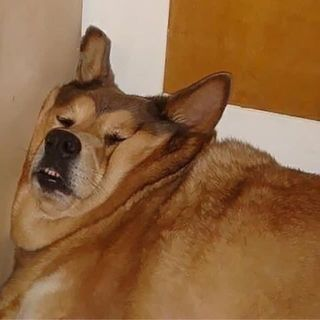
#> input picture Others/khanh3.jpg, 320 x 320 px
$ jupyter execute --allow-errors PCA.ipynb
#> lines starting #> are read from the running program, lines starting #| are printed output that depends on the picture
# Image

[cell 1]
import matplotlib.image as npim
import matplotlib.pyplot as plt
from scipy.linalg import svd
from scipy.linalg import eigh
from sklearn.cluster import KMeans
import numpy as np
from PIL import Image

[cell 2]
plt.style.use('classic')
#> (the rest of this cell did not finish here and is left out)

[cell 3]
def pca_decomposition(imggray, vals):
    imgmat = np.array(list(imggray.getdata(band=0)), float)
    imgmat.shape = (imggray.size[1], imggray.size[0])
    cov_mat = imgmat - np.mean(imgmat )
    eig_val, eig_vec = np.linalg.eigh(np.cov(cov_mat)) # USING "eigh", SO THAT PROPRTIES OF HERMITIAN MATRIX CAN BE USED
    p = np.size(eig_vec, axis =1)
    idx = np.argsort(eig_val)
    idx = idx[::-1]
    eig_vec = eig_vec[:,idx]
    eig_val = eig_val[idx]
    # choose k dim
    if vals >0 and vals<1: # propotion
        sum_eig_val=np.sum(eig_val)
        sum_eig_val=sum_eig_val*vals
        sum_eig_k_dim=0
        k_dim=0
        while sum_eig_k_dim<=sum_eig_val:
            sum_eig_k_dim=np.sum(eig_val[:k_dim])
            k_dim+=1
        eig_vec = eig_vec[:, range(k_dim)]
    elif vals <p and vals >=1: # k component
        eig_vec = eig_vec[:, range(vals)]
    score = np.dot(eig_vec.T, cov_mat)
    recon = np.dot(eig_vec, score) #+ np.mean(imgmat, axis = 1).T # SOME NORMALIZATION CAN BE USED TO MAKE IMAGE QUALITY BETTER
    return recon

#> (a cell that did not finish here is left out)

[cell 5]
from matplotlib.pyplot import imread
#> (the rest of this cell did not finish here and is left out)

[cell 6]
from sklearn.decomposition import PCA
def transform(percentage):
    tswizzle_pca = PCA(n_components=percentage).fit(img)
    transformed = tswizzle_pca.transform(img)
    projected = tswizzle_pca.inverse_transform(transformed)
    return projected
#     plt.imshow(projected, cmap="gray")

[cell 7]
#  usage for pca


fig, [ax1, ax2,ax3,ax4] = plt.subplots(1, 4)
ax1.axis('off')
#> (the rest of this cell did not finish here and is left out)

#> (a cell that did not finish here is left out)

[cell 9]
img = imread("khanh3.jpg")
#> img is the input picture: shape (320, 320, 3); mean R, G, B 142.8, 100.6, 62.5
img = img.astype(np.uint8)
img = img.mean(axis=2)
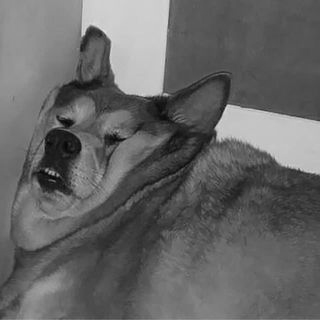
#> img: shape (320, 320) float64; min 3.33, max 230, mean 102

[cell 10]
a=transform(0.98)
#> call 2 of transform, with percentage = 0.98
#> in transform (call 2), `transformed = tswizzle_pca.transform(img)`:
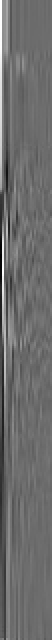
#> transformed: shape (320, 26) float64 (shown 2 times larger); min -652.4, max 877.1, mean 0; drawn with min black and max white
plt.imshow(a,cmap='gray')

[cell 11]
fig, [ax1, ax2] = plt.subplots(1, 2)
###
img = imread("khanh2.jpg")
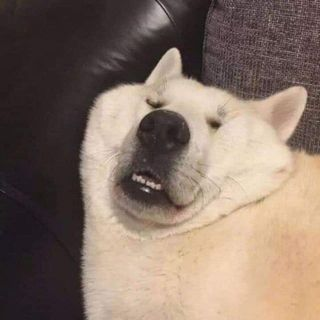
#> input picture Others/khanh2.jpg, 320 x 320 px
#> img is the input picture: shape (320, 320, 3); mean R, G, B 133.6, 114.9, 103.1
img = img.astype(np.uint8)
img = img.mean(axis=2)
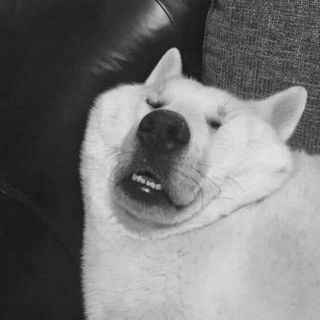
#> img: shape (320, 320) float64; min 16.67, max 231, mean 117.2
Mhat1 = transform(15)
ax1.axis('off')
ax1.imshow(Mhat1, cmap="gray")
####
img = imread("khanh3.jpg")
img = img.astype(np.uint8)
img = img.mean(axis=2)
Mhat2 = transform(15)
#> call 4 of transform, with percentage = 15
#> in transform (call 4), `projected = tswizzle_pca.inverse_transform(transformed)`:
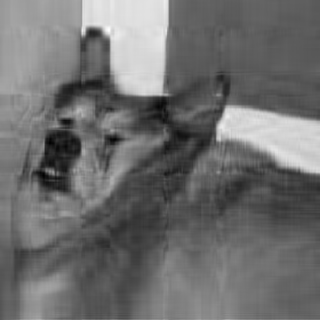
#> projected: shape (320, 320) float64; min -0.496, max 235.2, mean 102; drawn with min black and max white
ax2.axis('off')
ax2.imshow(Mhat2, cmap="gray")
